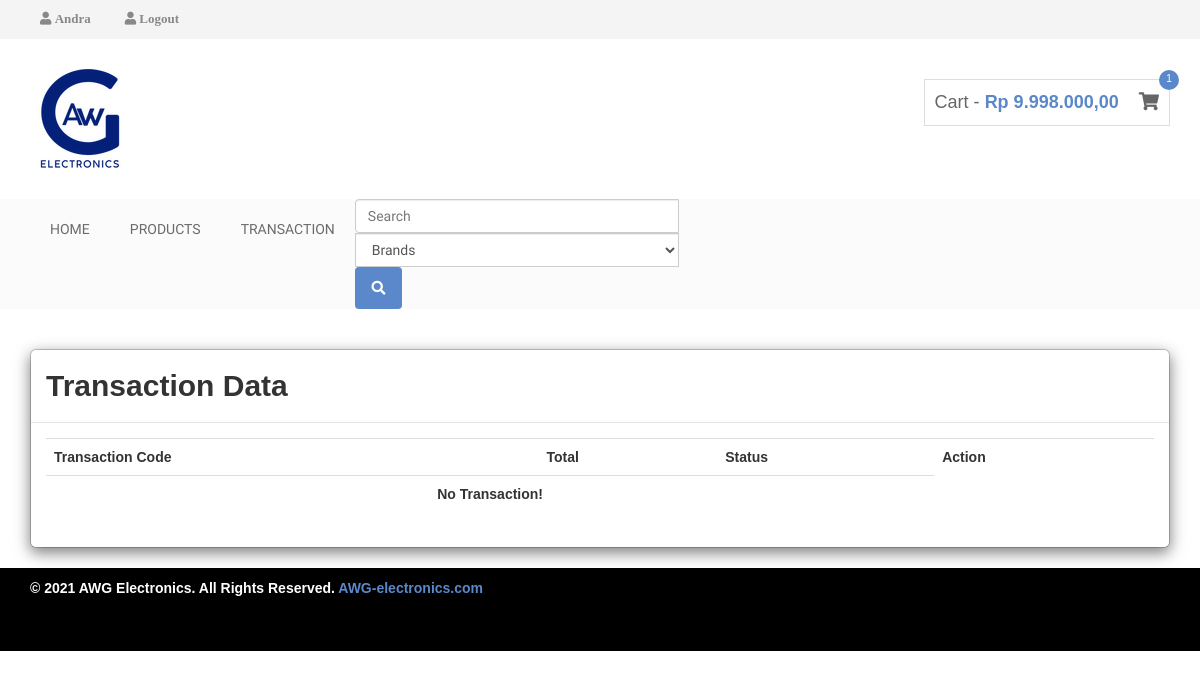
The app's page /transaction.php (signed in), older data.
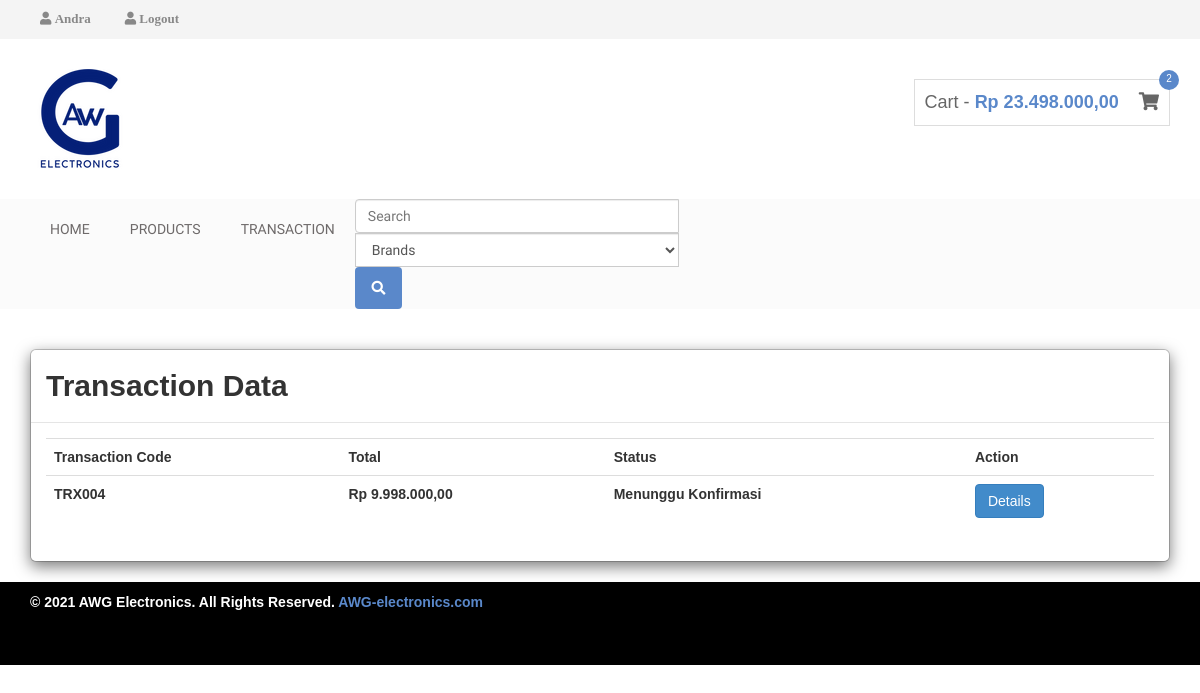
The same page, newer data.
### tables this page shows
CREATE TABLE `tb_transaksi` (
  `id_transaksi` int(11) NOT NULL,
  `kode_transaksi` varchar(20) NOT NULL,
  `kode_customer` varchar(20) NOT NULL,
  `total` int(11) NOT NULL,
  `alamat` text NOT NULL,
  `jenis_transaksi` varchar(20) NOT NULL,
  `tgl_transaksi` timestamp NOT NULL DEFAULT current_timestamp(),
  `status_transaksi` varchar(20) NOT NULL
);

### admin/includes/database.php (called while the page is built, shortened)
<?php
    class database{
        public function __construct(){
            $this->koneksi = mysqli_connect("localhost", "root", "", "awg_electronics");
        }
    }
?>

### admin/includes/keranjang.php (called while the page is built, shortened)
<?php
    require_once('database.php');
    class keranjang extends database{
    public function jumlahBarang($kode){
        $sql = "Select COUNT(*) as jml from tb_keranjang WHERE kode_customer = '$kode'";
        $query = mysqli_query($this->koneksi, $sql);
            $data = mysqli_fetch_assoc($query);
            return $data;
    }
    public function totalBelanja($kode){
        $sql = "Select SUM(subtotal) as total from tb_keranjang WHERE kode_customer = '$kode'";
        $query = mysqli_query($this->koneksi, $sql);
            if(mysqli_num_rows($query) > 0){
             $data = mysqli_fetch_assoc($query);
            return $data;
            }else{
                return false;
            }
        }
}

### admin/includes/barang.php (called while the page is built, shortened)
<?php
    require_once('database.php');
    class barang extends database{
        public function rupiah($angka){
            $hasil_rupiah = "Rp " . number_format($angka,2,',','.');
	        return $hasil_rupiah;
        }
        public function tampilMerk(){
            $sql = "CALL SPtampilMerk()";
            $query = mysqli_query($this->koneksi, $sql);
            while($d = mysqli_fetch_assoc($query)){
                $data[] = $d;
            }
            return $data;
        }
    }
?>

### admin/includes/transaksi.php (called while the page is built, shortened)
<?php
    require_once('database.php');
    class transaksi extends database{
        public function tampil($id){
            $sql = "select * from tb_transaksi where kode_customer = '$id'";
            $query = mysqli_query($this->koneksi, $sql);
            if(mysqli_num_rows($query) > 0){
                while($d = mysqli_fetch_assoc($query)){
                    $data[] = $d;
                }
                return $data;
            }else{
                return false;
            }
        }
}

### transaction.php (the view, shortened to what the changed rows need)
<?php include "header.php";
?>
<br>
<div class="container" aria-hidden="true">
            <div class="w-100" role="document">
            <div class="modal-content">
            <div class="modal-header">
                <h2 class="modal-title" id="exampleModalLongTitle"><b>Transaction Data</h2>
            </div>
            <div class="modal-body">
            <table class="table">
            <tr>
                <th>Transaction Code</th>
                <th>Total</th>
                <th>Status</th>
                <th>Action</th>
            </tr>
            <?php
            if($transaksi->tampil($_SESSION['customer']) == False){
                ?><td colspan='3'><center>No Transaction!</center></td>
                <?php
                }else{
                foreach ($transaksi->tampil($_SESSION['customer']) as $data) {
                ?>
            <tr>
                <td><?php echo $data['kode_transaksi'];?></td>
                <td><?php echo $barang->rupiah($data['total']);?></td>
                <td><?php echo $data['status_transaksi'];?></td>
                <td>
                    <a href="lihat-order.php?aksi=edit" class="btn btn-primary">Details</a>
                </td>
            </tr>
            <?php }}?>
            </table>
            </div>
            </div>
        </div>
        </div>
<br>
  </body>
</html>

### header.php (shortened to what the changed rows need)
<?php
    require_once("admin/includes/barang.php");
    require_once("admin/includes/keranjang.php");
    require_once("admin/includes/transaksi.php");
    $transaksi = new transaksi();
    $barang = new barang();
    $searchmerk = new barang();
    if (isset($_SESSION['customer'])) {
        $keranjang = new keranjang();
        $jumlah = $keranjang->jumlahBarang($_SESSION['customer']);
        if ($keranjang->totalBelanja($_SESSION['customer']) == false) {
            echo "total belanja = null";
          }else{
            $total = $keranjang->totalBelanja($_SESSION['customer']);
        }
    }
?>
<!DOCTYPE html>
<html lang="en">
    <head>
    <link rel="stylesheet" href="css/bootstrap.min.css">
    <link rel="stylesheet" href="css/font-awesome.min.css">
    <link rel="stylesheet" href="https://cdnjs.cloudflare.com/ajax/libs/font-awesome/5.15.3/css/all.min.css">
    <link rel="stylesheet" href="https://cdnjs.cloudflare.com/ajax/libs/font-awesome/5.15.3/js/all.min.js">
    <link rel="stylesheet" href="css/owl.carousel.css">
    <link rel="stylesheet" href="style.css">
    <link rel="stylesheet" href="css/responsive.css">
  </head>
  <body>
    <div class="site-branding-area">
        <div class="container">
            <div class="row">
                <div class="col-sm-6">
                    <div class="logo">
                        <h1><a href="./"><img src="img/logo-AWG.png"></a></h1>
                    </div>
                </div>
                <?php if (isset($_SESSION['customer'])) {
                ?>
                <div class="col-sm-6">
                    <div class="shopping-item">
                        <a href="cart.php">Cart - <span class="cart-amunt"><?php echo $barang->rupiah($total['total']);?></span> <i class="fa fa-shopping-cart"></i> <span class="product-count"><?php echo $jumlah['jml'];?></span></a>
                        <?php }?>
                    </div>
                </div>
            </div>
        </div>
    </div>
                                    <?php foreach ($searchmerk->tampilMerk() as $data ) {
                                    ?>
                                    <option value="<?php echo $data['kode_merk'];?>"><?php echo $data['merk'];?></option>
                                    <?php }?>
    <br>

Row changes from the older to the newer data that the page shows:
added tb_transaksi: kode_transaksi "TRX004", total "Rp 9.998.000,00", status_transaksi "Menunggu Konfirmasi"
Text that changed along with them:
$barang->rupiah($total['total']): "Rp 9.998.000,00" → "Rp 23.498.000,00"
$jumlah['jml']: "1" → "2"
text no longer shown: "No Transaction!"
